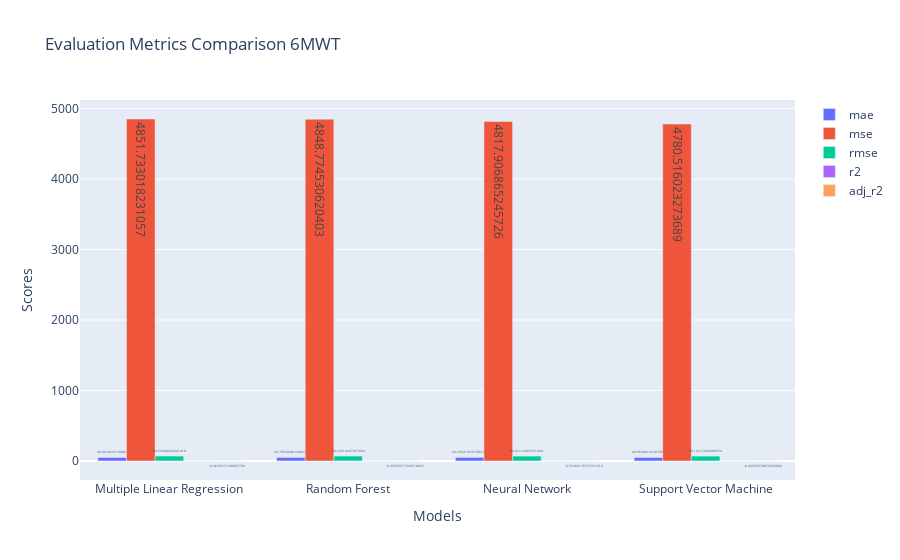

The notebook cell this image was saved under:
### Code cell
# Plotting the bar chart
fig = go.Figure()

for metric in metric_labels:
    fig.add_trace(go.Bar(
        x=model_names,
        y=metric_scores[metric],
        text=metric_scores[metric],  # Display the values on the bars
        textposition='auto',  # Position the text inside the bars
        name=metric
    ))

# Updating the layout
fig.update_layout(
    title='Evaluation Metrics Comparison 6MWT',
    xaxis_title='Models',
    yaxis_title='Scores',
    barmode='group'
)

# Display the plot
fig.show()

### Figure 1 — Plotly figure (JSON) as saved in the notebook; plotly's stock layout.template omitted (floating-point values rounded to 4 significant figures)
{"data": [{"name": "mae", "text": ["49.8918225194864", "50.78543381200227", "50.255410541596184", "49.95468166287966"], "textposition": "auto", "type": "bar", "x": ["Multiple Linear Regression", "Random Forest", "Neural Network", "Support Vector Machine"], "y": [49.89, 50.79, 50.26, 49.95]}, {"name": "mse", "text": ["4851.733018231057", "4848.774530620403", "4817.906865245726", "4780.516023273689"], "textposition": "auto", "type": "bar", "x": ["Multiple Linear Regression", "Random Forest", "Neural Network", "Support Vector Machine"], "y": [4852.0, 4849.0, 4818.0, 4781.0]}, {"name": "rmse", "text": ["69.65438262041418", "69.63314247267894", "69.41114366761094", "69.14127582908554"], "textposition": "auto", "type": "bar", "x": ["Multiple Linear Regression", "Random Forest", "Neural Network", "Support Vector Machine"], "y": [69.65, 69.63, 69.41, 69.14]}, {"name": "r2", "text": ["0.03263162368111683", "0.03322150514110711", "0.03937609015682242", "0.04683130625213716"], "textposition": "auto", "type": "bar", "x": ["Multiple Linear Regression", "Random Forest", "Neural Network", "Support Vector Machine"], "y": [0.03263, 0.03322, 0.03938, 0.04683]}, {"name": "adj_r2", "text": ["-0.3633671268587768", "-0.36253577345610055", "-0.35386176767371813", "-0.34335470873236806"], "textposition": "auto", "type": "bar", "x": ["Multiple Linear Regression", "Random Forest", "Neural Network", "Support Vector Machine"], "y": [-0.3634, -0.3625, -0.3539, -0.3434]}], "layout": {"barmode": "group", "title": {"text": "Evaluation Metrics Comparison 6MWT"}, "xaxis": {"title": {"text": "Models"}}, "yaxis": {"title": {"text": "Scores"}}}}
